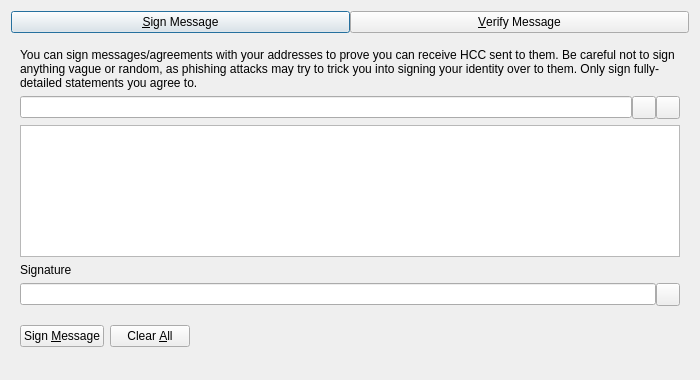
<?xml version="1.0" encoding="UTF-8"?>
<ui version="4.0">
 <class>SignVerifyMessageDialog</class>
 <widget class="QDialog" name="SignVerifyMessageDialog">
  <property name="geometry">
   <rect>
    <x>0</x>
    <y>0</y>
    <width>700</width>
    <height>380</height>
   </rect>
  </property>
  <property name="windowTitle">
   <string>Signatures - Sign / Verify a Message</string>
  </property>
  <property name="modal">
   <bool>true</bool>
  </property>
  <layout class="QVBoxLayout" name="verticalLayout">
   <item>
    <layout class="QHBoxLayout" name="horizontalLayout_Buttons_2">
     <property name="spacing">
      <number>0</number>
     </property>
     <property name="topMargin">
      <number>0</number>
     </property>
     <item>
      <widget class="QPushButton" name="btnSignMessage">
       <property name="text">
        <string>&amp;Sign Message</string>
       </property>
       <property name="checkable">
        <bool>true</bool>
       </property>
      </widget>
     </item>
     <item>
      <widget class="QPushButton" name="btnVerifyMessage">
       <property name="text">
        <string>&amp;Verify Message</string>
       </property>
       <property name="checkable">
        <bool>true</bool>
       </property>
      </widget>
     </item>
    </layout>
   </item>
   <item>
    <widget class="QStackedWidget" name="stackedWidgetSig">
     <property name="minimumSize">
      <size>
       <width>0</width>
       <height>0</height>
      </size>
     </property>
     <property name="currentIndex">
      <number>0</number>
     </property>
     <widget class="QWidget" name="pageSignMessage">
      <layout class="QVBoxLayout" name="verticalLayout_SM">
       <item>
        <widget class="QLabel" name="infoLabel_SM">
         <property name="text">
          <string>You can sign messages/agreements with your addresses to prove you can receive HCC sent to them. Be careful not to sign anything vague or random, as phishing attacks may try to trick you into signing your identity over to them. Only sign fully-detailed statements you agree to.</string>
         </property>
         <property name="textFormat">
          <enum>Qt::PlainText</enum>
         </property>
         <property name="wordWrap">
          <bool>true</bool>
         </property>
        </widget>
       </item>
       <item>
        <layout class="QHBoxLayout" name="horizontalLayout_1_SM">
         <property name="spacing">
          <number>0</number>
         </property>
         <item>
          <widget class="QValidatedLineEdit" name="addressIn_SM">
           <property name="toolTip">
            <string>The HCC address to sign the message with</string>
           </property>
          </widget>
         </item>
         <item>
          <widget class="QToolButton" name="addressBookButton_SM">
           <property name="toolTip">
            <string>Choose previously used address</string>
           </property>
           <property name="text">
            <string/>
           </property>
           <property name="shortcut">
            <string>Alt+A</string>
           </property>
          </widget>
         </item>
         <item>
          <widget class="QToolButton" name="pasteButton_SM">
           <property name="toolTip">
            <string>Paste address from clipboard</string>
           </property>
           <property name="text">
            <string/>
           </property>
           <property name="shortcut">
            <string>Alt+P</string>
           </property>
          </widget>
         </item>
        </layout>
       </item>
       <item>
        <widget class="QPlainTextEdit" name="messageIn_SM">
         <property name="toolTip">
          <string>Enter the message you want to sign here</string>
         </property>
        </widget>
       </item>
       <item>
        <widget class="QLabel" name="signatureLabel_SM">
         <property name="text">
          <string>Signature</string>
         </property>
         <property name="textFormat">
          <enum>Qt::PlainText</enum>
         </property>
        </widget>
       </item>
       <item>
        <layout class="QHBoxLayout" name="horizontalLayout_2_SM">
         <property name="spacing">
          <number>0</number>
         </property>
         <item>
          <widget class="QLineEdit" name="signatureOut_SM">
           <property name="readOnly">
            <bool>true</bool>
           </property>
          </widget>
         </item>
         <item>
          <widget class="QToolButton" name="copySignatureButton_SM">
           <property name="toolTip">
            <string>Copy the current signature to the system clipboard</string>
           </property>
           <property name="text">
            <string/>
           </property>
          </widget>
         </item>
        </layout>
       </item>
       <item>
        <layout class="QHBoxLayout" name="horizontalLayout_3_SM">
         <item>
          <widget class="QPushButton" name="signMessageButton_SM">
           <property name="toolTip">
            <string>Sign the message to prove you own this HCC address</string>
           </property>
           <property name="text">
            <string>Sign &amp;Message</string>
           </property>
           <property name="autoDefault">
            <bool>false</bool>
           </property>
          </widget>
         </item>
         <item>
          <widget class="QPushButton" name="clearButton_SM">
           <property name="toolTip">
            <string>Reset all sign message fields</string>
           </property>
           <property name="text">
            <string>Clear &amp;All</string>
           </property>
           <property name="autoDefault">
            <bool>false</bool>
           </property>
          </widget>
         </item>
         <item>
          <spacer name="horizontalSpacer_1_SM">
           <property name="orientation">
            <enum>Qt::Horizontal</enum>
           </property>
           <property name="sizeHint" stdset="0">
            <size>
             <width>40</width>
             <height>48</height>
            </size>
           </property>
          </spacer>
         </item>
         <item>
          <widget class="QLabel" name="statusLabel_SM">
           <property name="text">
            <string/>
           </property>
           <property name="wordWrap">
            <bool>true</bool>
           </property>
          </widget>
         </item>
         <item>
          <spacer name="horizontalSpacer_2_SM">
           <property name="orientation">
            <enum>Qt::Horizontal</enum>
           </property>
           <property name="sizeHint" stdset="0">
            <size>
             <width>40</width>
             <height>48</height>
            </size>
           </property>
          </spacer>
         </item>
        </layout>
       </item>
      </layout>
     </widget>
     <widget class="QWidget" name="pageVerifyMessage">
      <layout class="QVBoxLayout" name="verticalLayout_VM">
       <item>
        <widget class="QLabel" name="infoLabel_VM">
         <property name="text">
          <string>Enter the receiver's address, message (ensure you copy line breaks, spaces, tabs, etc. exactly) and signature below to verify the message. Be careful not to read more into the signature than what is in the signed message itself, to avoid being tricked by a man-in-the-middle attack. Note that this only proves the signing party receives with the address, it cannot prove sendership of any transaction!</string>
         </property>
         <property name="textFormat">
          <enum>Qt::PlainText</enum>
         </property>
         <property name="alignment">
          <set>Qt::AlignLeading|Qt::AlignLeft|Qt::AlignTop</set>
         </property>
         <property name="wordWrap">
          <bool>true</bool>
         </property>
        </widget>
       </item>
       <item>
        <layout class="QHBoxLayout" name="horizontalLayout_1_VM">
         <property name="spacing">
          <number>0</number>
         </property>
         <item>
          <widget class="QValidatedLineEdit" name="addressIn_VM">
           <property name="toolTip">
            <string>The HCC address the message was signed with</string>
           </property>
          </widget>
         </item>
         <item>
          <widget class="QToolButton" name="addressBookButton_VM">
           <property name="toolTip">
            <string>Choose previously used address</string>
           </property>
           <property name="text">
            <string/>
           </property>
           <property name="shortcut">
            <string>Alt+A</string>
           </property>
          </widget>
         </item>
        </layout>
       </item>
       <item>
        <widget class="QPlainTextEdit" name="messageIn_VM"/>
       </item>
       <item>
        <widget class="QValidatedLineEdit" name="signatureIn_VM"/>
       </item>
       <item>
        <layout class="QHBoxLayout" name="horizontalLayout_2_VM">
         <item>
          <widget class="QPushButton" name="verifyMessageButton_VM">
           <property name="toolTip">
            <string>Verify the message to ensure it was signed with the specified HCC address</string>
           </property>
           <property name="text">
            <string>Verify &amp;Message</string>
           </property>
           <property name="autoDefault">
            <bool>false</bool>
           </property>
          </widget>
         </item>
         <item>
          <widget class="QPushButton" name="clearButton_VM">
           <property name="toolTip">
            <string>Reset all verify message fields</string>
           </property>
           <property name="text">
            <string>Clear &amp;All</string>
           </property>
           <property name="autoDefault">
            <bool>false</bool>
           </property>
          </widget>
         </item>
         <item>
          <spacer name="horizontalSpacer_1_VM">
           <property name="orientation">
            <enum>Qt::Horizontal</enum>
           </property>
           <property name="sizeHint" stdset="0">
            <size>
             <width>40</width>
             <height>48</height>
            </size>
           </property>
          </spacer>
         </item>
         <item>
          <widget class="QLabel" name="statusLabel_VM">
           <property name="text">
            <string/>
           </property>
           <property name="wordWrap">
            <bool>true</bool>
           </property>
          </widget>
         </item>
         <item>
          <spacer name="horizontalSpacer_2_VM">
           <property name="orientation">
            <enum>Qt::Horizontal</enum>
           </property>
           <property name="sizeHint" stdset="0">
            <size>
             <width>40</width>
             <height>48</height>
            </size>
           </property>
          </spacer>
         </item>
        </layout>
       </item>
      </layout>
     </widget>
    </widget>
   </item>
  </layout>
 </widget>
 <customwidgets>
  <customwidget>
   <class>QValidatedLineEdit</class>
   <extends>QLineEdit</extends>
   <header>qt/qvalidatedlineedit.h</header>
  </customwidget>
 </customwidgets>
 <resources>
  <include location="../hcc.qrc"/>
 </resources>
 <connections/>
</ui>
